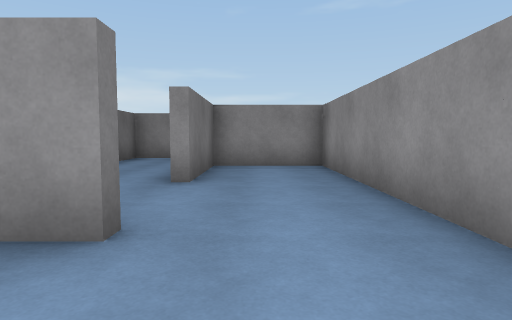
View 1 (above)

24 first-person views from a walk through a Unity game level. The camera is 1.2 m above the floor, tilts 4° down and sees 75° across. Doors are open. The floor is counted in squares, 2 m on a side. Each view is taken from the middle of a square. On the plan, view 1 faces up. The plan holds only what a view shows up to about 10 squares ahead; the rest is blank. The player character is not drawn. Surface patterns are stand-ins for the level's own textures.

View 2
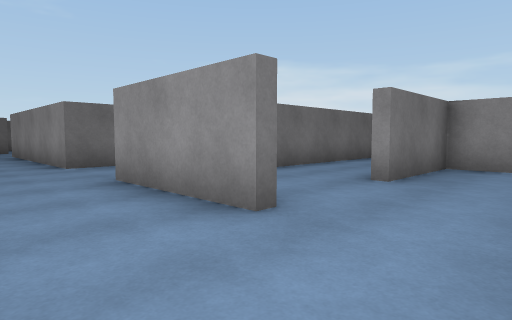

View 3
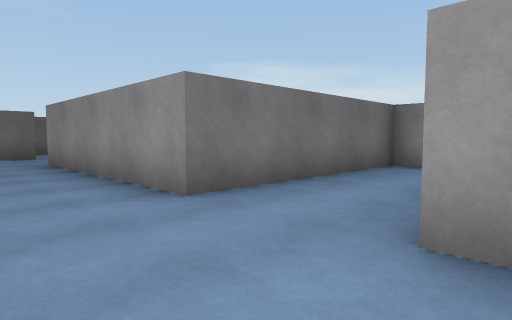

View 4
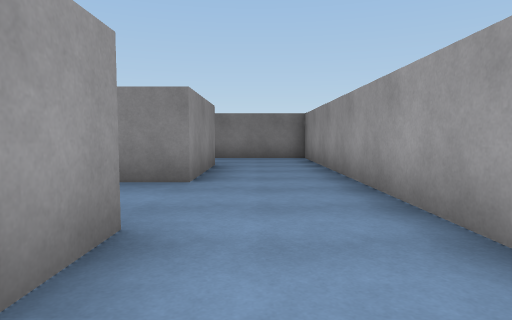

View 5
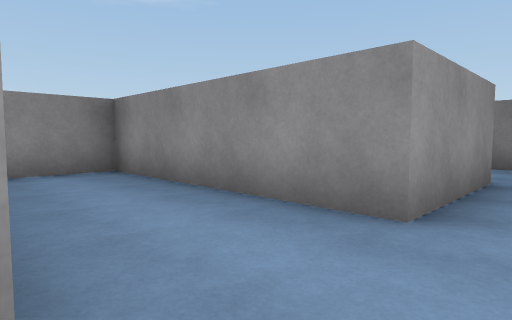

View 6
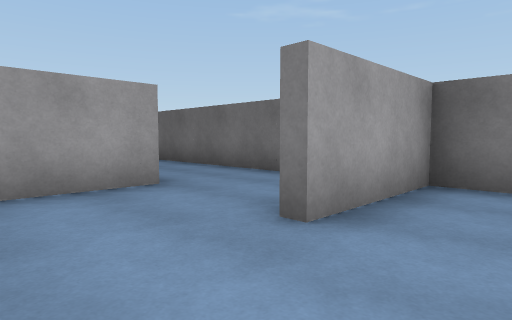

View 7
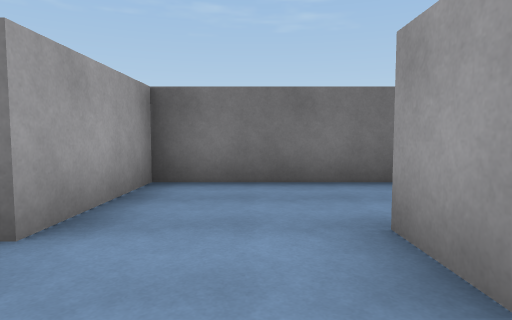

View 8
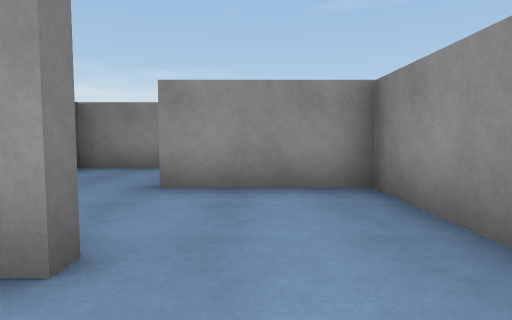

View 9
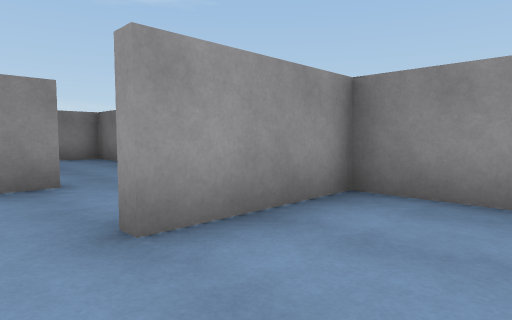

View 10
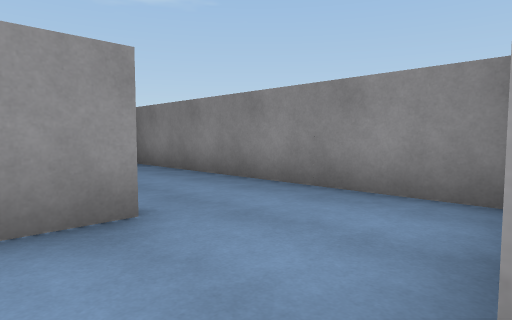

View 11
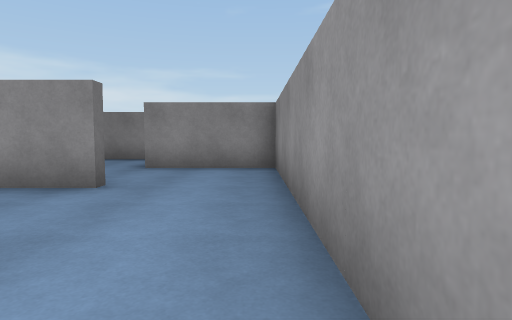

View 12
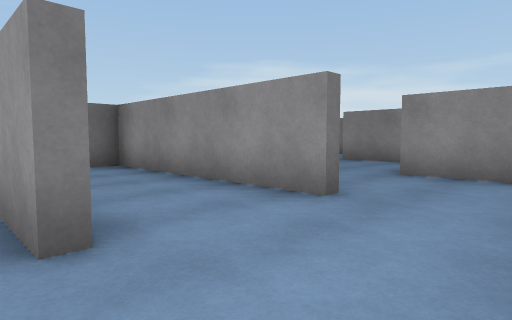

View 13
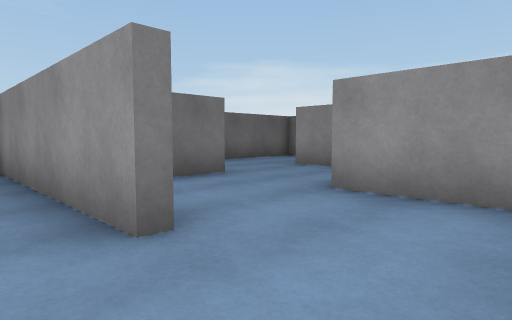

View 14
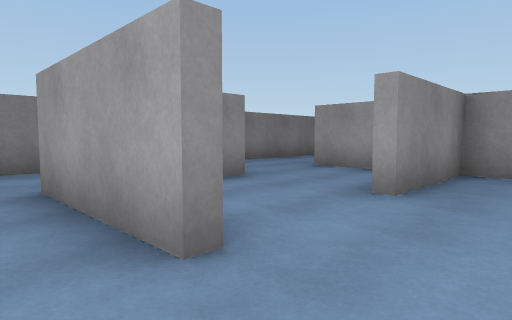

View 15
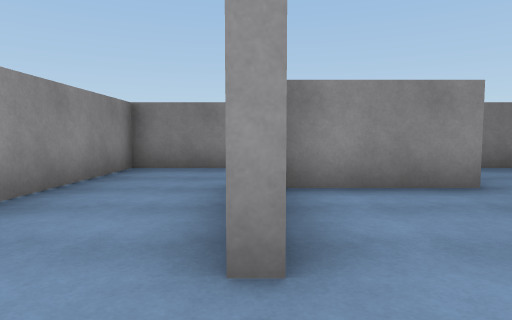

View 16
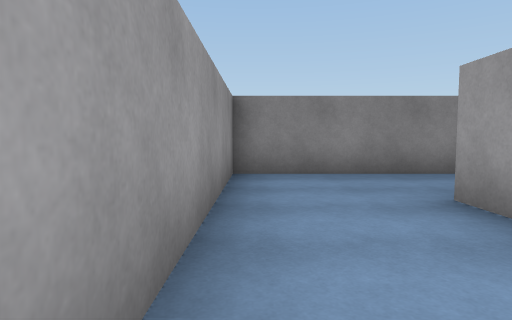

View 17
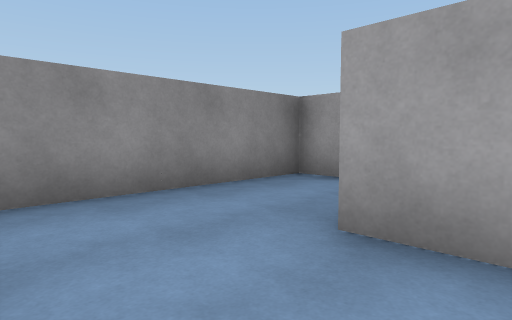

View 18
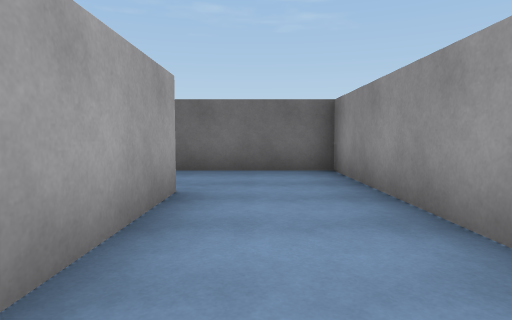

View 19
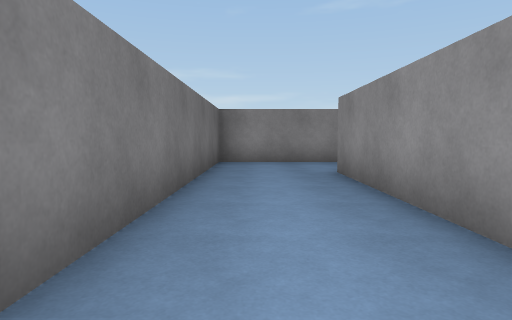

View 20
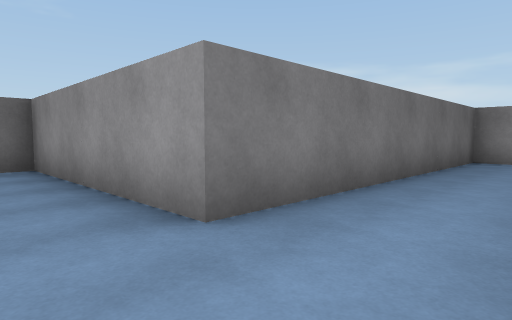

View 21
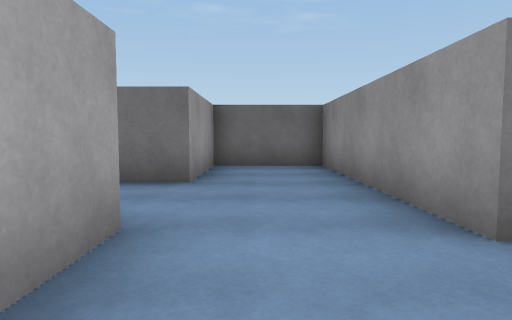

View 22
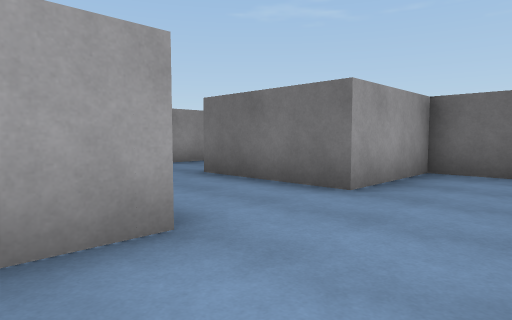

View 23
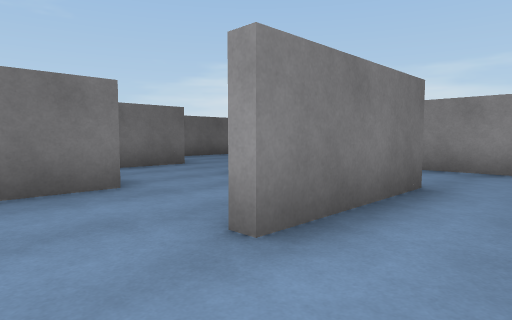

View 24
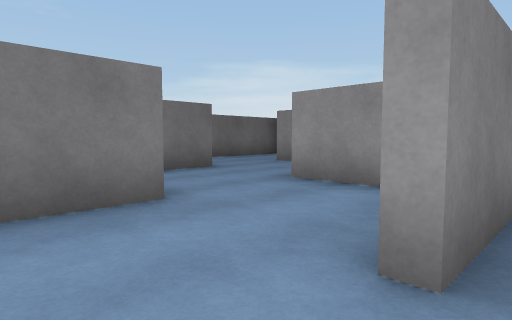

### Floor plan
Points are (right, up) in squares from view 1. A wall is a line through its corners. A room is listed if a view was taken in it or the views show most of it. See-through windows are left out.
Room 1 (views 1, 2, 3, 4, 5)
walls: (-6.2, -0.4) (1.4, -0.4) (1.4, 2.5); (-0.8, 1.9) (-3.6, 1.9) (-3.6, 6.9) (-5.9, 6.9) (-5.9, 1.9) (-11.1, 1.9); (-13.4, 2.2) (-13.4, 1.2)
ways out: opening at (0.5, 2) to room 11; opening at (-12, 2)
Room 2 (views 6, 7)
walls: (1.4, 9.8) (1.4, 11.9) (-1.1, 11.9)
ways out: opening at (0.5, 9) to room 3; opening at (-1, 10.5) to room 4
Room 3 (view 8)
walls: (-1.2, 7.1) (0.5, 7.1)
ways out: opening at (0.5, 9) to room 2; opening at (-1, 8) to room 10
Room 4 (views 9, 10)
walls: (-3.4, 12.5) (-3.4, 9.6) (-0.9, 9.6)
ways out: opening at (-1, 10.5) to room 2; opening at (-2, 12) to room 16
Room 5 (views 11, 12)
walls: (1.4, 12.4) (1.4, 14.4)
ways out: opening at (0.5, 14) to room 6; opening at (-1, 13) to room 16
Room 6 (views 13, 19, 20, 21, 22)
walls: (-3.6, 10.8) (-3.6, 14.6); (-0.8, 16.9) (-5.9, 16.9) (-5.9, 9.4); (1.4, 14.4) (1.4, 17.4)
ways out: opening at (0.5, 14) to room 5; opening at (-6, 8) to room 12; opening at (0.5, 17) to room 13
Room 7 (views 14, 16, 17, 18)
walls: (-3.8, 22.1) (-0.9, 22.1); (0.5, 19.6) (1.4, 19.6) (1.4, 24.4) (-5.9, 24.4) (-5.9, 22.5)
ways out: opening at (-4.5, 22) to room 8
Room 8 (view 15)
walls: (-1.9, 21.9) (-3.6, 21.9); (-4.2, 17.1) (-3.6, 17.1) (-3.6, 19.6); (-5.9, 22.5) (-5.9, 21.5)
ways out: opening at (-4.5, 22) to room 7; opening at (-3, 20.5) to room 15
Room 9 (views 23, 24)
walls: (-10.9, 4.8) (-10.9, 3.2); (-10.1, 2.1) (-9.1, 2.1); (-9.8, 6.9) (-11.1, 6.9); (-8.4, 7.1) (-8.4, 4.4)
ways out: opening at (-7, 6) to room 12; opening at (-11, 5.5)
Room 10 (no view inside)
walls: (-0.8, 9.4) (-3.4, 9.4) (-3.4, 3)
ways out: opening at (-1, 8) to room 3; opening at (-1, 3.5) to room 11
Room 11 (no view inside)
walls: (1.4, 2.5) (1.4, 6.9) (-0.9, 6.9) (-0.9, 4.4)
ways out: opening at (0.5, 2) to room 1; opening at (-1, 3.5) to room 10
Room 12 (no view inside)
walls: (-6.2, 7.1) (-5, 7.1); (-5.9, 9.4) (-10.9, 9.4) (-10.9, 7.1) (-8.4, 7.1)
ways out: opening at (-6, 8) to room 6; opening at (-7, 6) to room 9
Room 13 (no view inside)
walls: (1.4, 17.4) (1.4, 19.4) (-1.1, 19.4); (-2.2, 17.1) (-0.9, 17.1)
ways out: opening at (0.5, 17) to room 6; opening at (-1, 18) to room 14
Room 14 (no view inside)
walls: (-3.4, 19.6) (-3.4, 18.6)
ways out: opening at (-1, 18) to room 13; opening at (-2, 19) to room 15
Room 15 (no view inside)
walls: (-1.1, 19.4) (-1.1, 21.8)
ways out: opening at (-3, 20.5) to room 8; opening at (-2, 19) to room 14
Room 16 (no view inside)
walls: (-0.8, 14.4) (-3.4, 14.4) (-3.4, 12.5)
ways out: opening at (-2, 12) to room 4; opening at (-1, 13) to room 5

Where each view was taken, in squares from view 1:
view 1: 0 up, 0 right, facing up
view 2: 0 up, 1 right, facing up-left
view 3: 0 up, 3 left, facing up-left
view 4: 1 up, 8 left, facing right
view 5: 1 up, 6 left, facing up-right
view 6: 11 up, 1 right, facing down-left
view 7: 11 up, 1 right, facing left
view 8: 8 up, 0 right, facing up
view 9: 10 up, 2 left, facing up-right
view 10: 12 up, 2 left, facing up-right
view 11: 13 up, 1 right, facing up
view 12: 14 up, 1 right, facing up-left
view 13: 16 up, 1 right, facing up-left
view 14: 23 up, 5 left, facing down-right
view 15: 22 up, 5 left, facing right
view 16: 24 up, 4 left, facing right
view 17: 24 up, 2 left, facing down-right
view 18: 23 up, 0 right, facing left
view 19: 9 up, 5 left, facing up
view 20: 8 up, 4 left, facing up-left
view 21: 8 up, 4 left, facing left
view 22: 9 up, 5 left, facing down-left
view 23: 3 up, 7 left, facing up-left
view 24: 3 up, 8 left, facing up-left
